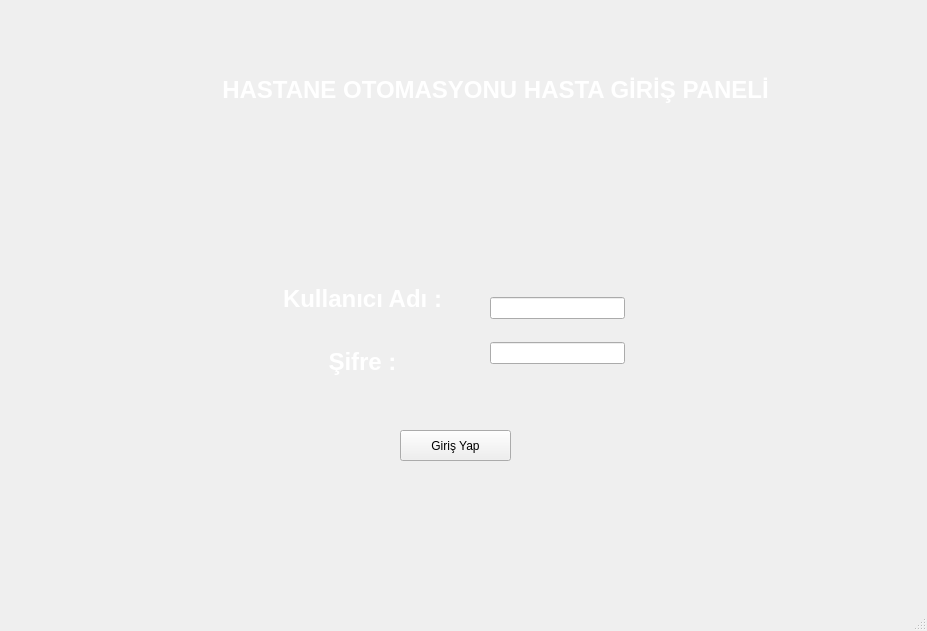
<?xml version="1.0" encoding="UTF-8"?>
<ui version="4.0">
 <class>MainWindow</class>
 <widget class="QMainWindow" name="MainWindow">
  <property name="geometry">
   <rect>
    <x>0</x>
    <y>0</y>
    <width>927</width>
    <height>631</height>
   </rect>
  </property>
  <property name="windowTitle">
   <string>MainWindow</string>
  </property>
  <widget class="QWidget" name="centralwidget">
   <widget class="QLabel" name="label">
    <property name="geometry">
     <rect>
      <x>0</x>
      <y>-30</y>
      <width>941</width>
      <height>651</height>
     </rect>
    </property>
    <property name="text">
     <string/>
    </property>
    <property name="pixmap">
     <pixmap>5c4bd40a58fe131cf068arkaplan2.png</pixmap>
    </property>
    <property name="scaledContents">
     <bool>true</bool>
    </property>
   </widget>
   <widget class="QLabel" name="label_3">
    <property name="geometry">
     <rect>
      <x>170</x>
      <y>70</y>
      <width>651</width>
      <height>41</height>
     </rect>
    </property>
    <property name="text">
     <string>&lt;html&gt;&lt;head/&gt;&lt;body&gt;&lt;p align=&quot;center&quot;&gt;&lt;span style=&quot; font-size:18pt; font-weight:600; color:#ffffff;&quot;&gt;HASTANE OTOMASYONU HASTA GİRİŞ PANELİ&lt;/span&gt;&lt;/p&gt;&lt;/body&gt;&lt;/html&gt;</string>
    </property>
   </widget>
   <widget class="QLabel" name="label_2">
    <property name="geometry">
     <rect>
      <x>60</x>
      <y>40</y>
      <width>131</width>
      <height>111</height>
     </rect>
    </property>
    <property name="text">
     <string/>
    </property>
    <property name="pixmap">
     <pixmap>20200316220122!Saglikbakanligi_logo (2).png</pixmap>
    </property>
    <property name="scaledContents">
     <bool>true</bool>
    </property>
   </widget>
   <widget class="QLabel" name="label_4">
    <property name="geometry">
     <rect>
      <x>190</x>
      <y>180</y>
      <width>541</width>
      <height>341</height>
     </rect>
    </property>
    <property name="text">
     <string/>
    </property>
    <property name="pixmap">
     <pixmap>Adsız.png</pixmap>
    </property>
    <property name="scaledContents">
     <bool>true</bool>
    </property>
   </widget>
   <widget class="QPushButton" name="btnhastagiris">
    <property name="geometry">
     <rect>
      <x>400</x>
      <y>430</y>
      <width>111</width>
      <height>31</height>
     </rect>
    </property>
    <property name="text">
     <string>Giriş Yap</string>
    </property>
   </widget>
   <widget class="QWidget" name="layoutWidget_2">
    <property name="geometry">
     <rect>
      <x>490</x>
      <y>280</y>
      <width>135</width>
      <height>101</height>
     </rect>
    </property>
    <layout class="QVBoxLayout" name="verticalLayout_2">
     <item>
      <widget class="QLineEdit" name="hastalkulladi"/>
     </item>
     <item>
      <widget class="QLineEdit" name="hastasifre">
       <property name="echoMode">
        <enum>QLineEdit::Password</enum>
       </property>
      </widget>
     </item>
    </layout>
   </widget>
   <widget class="QWidget" name="layoutWidget">
    <property name="geometry">
     <rect>
      <x>280</x>
      <y>270</y>
      <width>165</width>
      <height>121</height>
     </rect>
    </property>
    <layout class="QVBoxLayout" name="verticalLayout">
     <item>
      <widget class="QLabel" name="label_5">
       <property name="text">
        <string>&lt;html&gt;&lt;head/&gt;&lt;body&gt;&lt;p align=&quot;center&quot;&gt;&lt;span style=&quot; font-size:18pt; font-weight:600; color:#ffffff;&quot;&gt;Kullanıcı Adı :&lt;/span&gt;&lt;/p&gt;&lt;/body&gt;&lt;/html&gt;</string>
       </property>
      </widget>
     </item>
     <item>
      <widget class="QLabel" name="label_6">
       <property name="text">
        <string>&lt;html&gt;&lt;head/&gt;&lt;body&gt;&lt;p align=&quot;center&quot;&gt;&lt;span style=&quot; font-size:18pt; font-weight:600; color:#ffffff;&quot;&gt;Şifre :&lt;/span&gt;&lt;/p&gt;&lt;/body&gt;&lt;/html&gt;</string>
       </property>
      </widget>
     </item>
    </layout>
   </widget>
  </widget>
  <widget class="QMenuBar" name="menubar">
   <property name="geometry">
    <rect>
     <x>0</x>
     <y>0</y>
     <width>927</width>
     <height>21</height>
    </rect>
   </property>
  </widget>
  <widget class="QStatusBar" name="statusbar"/>
 </widget>
 <resources/>
 <connections/>
</ui>
